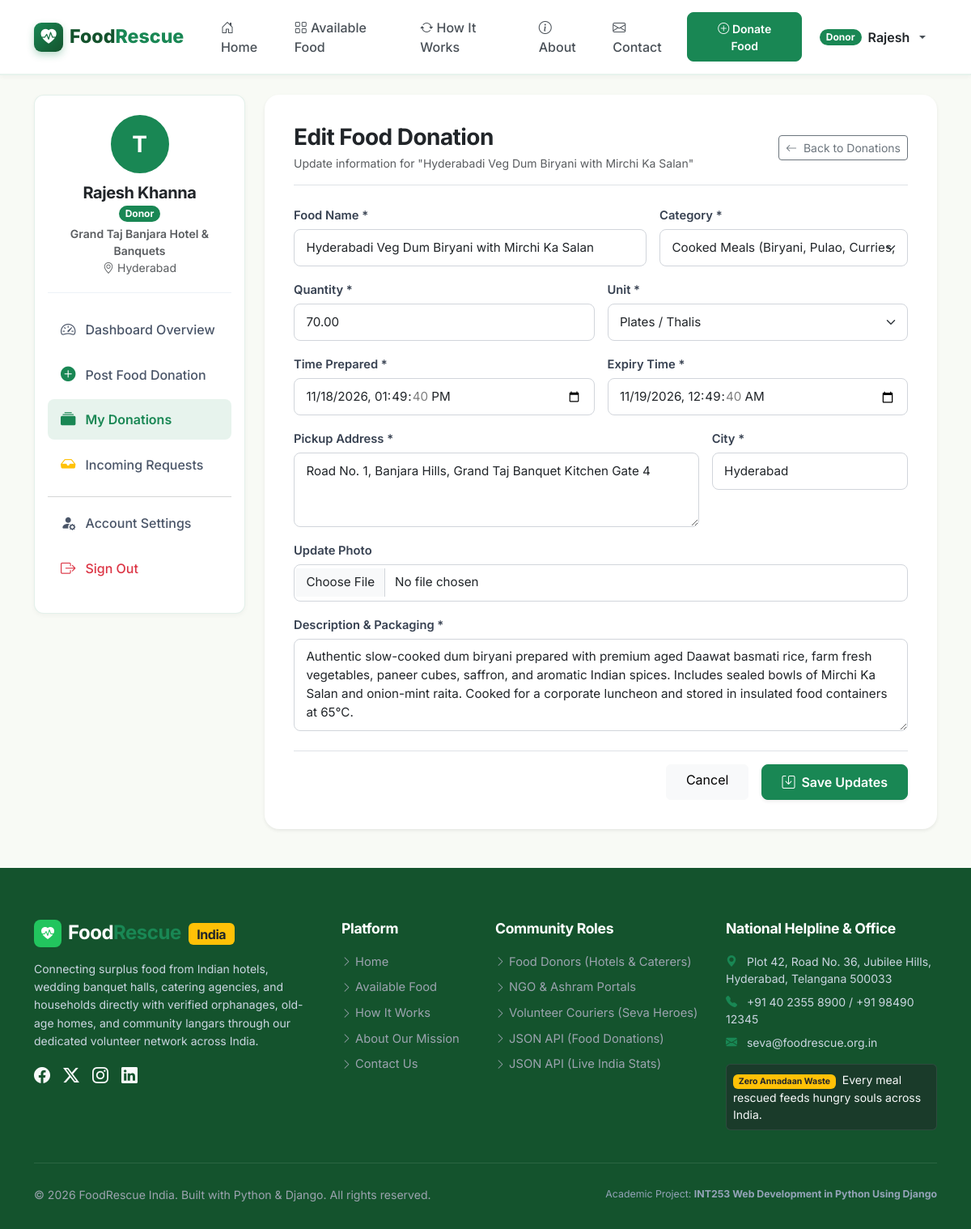
The page /donor/donations/9/edit/ (signed in) on the database its author committed.
### accounts/models.py (models this page shows, shortened)
class UserProfile(models.Model):
    ROLE_CHOICES = [
        ('Donor', 'Food Donor (Restaurant / Hotel / Banquet / Caterer)'),
        ('NGO', 'NGO / Trust / Shelter / Orphanage Receiver'),
        ('Volunteer', 'Food Rescue Volunteer (Courier / Transporter)'),
    ]
    user = models.OneToOneField(User, on_delete=models.CASCADE, related_name='profile')
    role = models.CharField(max_length=20, choices=ROLE_CHOICES, default='Donor')
    phone = models.CharField(max_length=20, blank=True, help_text="e.g., +91 98765 43210")
    organization_name = models.CharField(
        max_length=150,
        blank=True,
        help_text="Name of Restaurant, Hotel, NGO Trust, or Catering Hall"
    )
    address = models.TextField(blank=True, help_text="Plot/Flat, Street, Locality (e.g. Jubilee Hills, Road No. 10)")
    city = models.CharField(max_length=100, blank=True, default='Hyderabad')
    is_verified = models.BooleanField(
        default=False,
        help_text="Government / NGO Darpan verification status"
    )
    profile_image = models.ImageField(upload_to='profiles/', blank=True, null=True)
    created_at = models.DateTimeField(auto_now_add=True)
    updated_at = models.DateTimeField(auto_now=True)
    class Meta:
        verbose_name = 'User Profile'
        verbose_name_plural = 'User Profiles'
        ordering = ['-created_at']

### donations/models.py (models this page shows, shortened)
class Donation(models.Model):
    CATEGORY_CHOICES = [
        ('COOKED_MEALS', 'Cooked Meals (Biryani, Pulao, Curries, Rotis, Thali)'),
        ('RAW_GROCERIES', 'Raw Groceries & Pulses (Atta, Rice, Dal, Spices)'),
        ('BAKERY_BREAD', 'Bakery, Pav, Roti & Naan'),
        ('FRUITS_VEGGIES', 'Fresh Mandi Fruits & Vegetables'),
        ('DAIRY', 'Dairy & Milk (Amul Milk, Paneer, Curd, Ghee)'),
        ('PACKED_FOOD', 'Packaged & Dry Snacks (Namkeen, Biscuits, Poha)'),
        ('SWEETS_MITHAI', 'Indian Sweets & Mithai (Gulab Jamun, Ladoo, Halwa)'),
        ('OTHER', 'Other Indian Food Items'),
    ]
    UNIT_CHOICES = [
        ('plates', 'Plates / Thalis'),
        ('kg', 'Kilograms (kg)'),
        ('packets', 'Packets / Boxes'),
        ('liters', 'Liters (L)'),
        ('servings', 'Servings (Persons)'),
    ]
    STATUS_CHOICES = [
        ('AVAILABLE', 'Available for Request'),
        ('REQUESTED', 'Request Pending'),
        ('ACCEPTED', 'Accepted (Awaiting Volunteer Pickup)'),
        ('COLLECTED', 'Collected (In Transit)'),
        ('DELIVERED', 'Delivered to Shelter / NGO'),
        ('EXPIRED', 'Expired / Spoiled'),
        ('CANCELLED', 'Cancelled by Donor'),
    ]
    donor = models.ForeignKey(User, on_delete=models.CASCADE, related_name='donations')
    food_name = models.CharField(max_length=150, help_text="e.g., Hyderabadi Veg Dum Biryani, 50 Paneer Butter Masala Packets")
    slug = models.SlugField(max_length=200, unique=True, blank=True, help_text="URL friendly slug")
    category = models.CharField(max_length=50, choices=CATEGORY_CHOICES, default='COOKED_MEALS')
    description = models.TextField(help_text="Details about spices, Veg/Non-veg tag, packing condition, heating tips...")
    quantity = models.DecimalField(max_digits=8, decimal_places=2, help_text="Total portion/weight count")
    unit = models.CharField(max_length=30, choices=UNIT_CHOICES, default='plates')
    prepared_at = models.DateTimeField(help_text="Date and time when food was cooked or packed")
    expiry_at = models.DateTimeField(help_text="Best before / safe consumption deadline")
    pickup_address = models.TextField(help_text="Detailed address (e.g. Banquet Kitchen, Road No. 12, Banjara Hills)")
    city = models.CharField(max_length=100, default='Hyderabad', help_text="City (e.g. Hyderabad, Bengaluru, Mumbai, Delhi)")
    food_image = models.ImageField(upload_to='donations/', blank=True, null=True, help_text="Photo of the food containers")
    status = models.CharField(max_length=30, choices=STATUS_CHOICES, default='AVAILABLE')
    created_at = models.DateTimeField(auto_now_add=True)
    updated_at = models.DateTimeField(auto_now=True)
    class Meta:
        verbose_name = 'Food Donation'
        verbose_name_plural = 'Food Donations'
        ordering = ['-created_at']

### donations/views.py (the view)
# urls.py: path('donor/donations/<int:pk>/edit/', views.donor_edit_donation_view, name='donor_edit_donation'),
@donor_required
def donor_edit_donation_view(request, pk):
    donation = get_object_or_404(Donation, pk=pk, donor=request.user)
    if donation.status in ['COLLECTED', 'DELIVERED']:
        messages.error(request, "This donation is already in transit or delivered and cannot be edited.")
        return redirect('donations:donor_my_donations')
    if request.method == 'POST':
        form = DonationForm(request.POST, request.FILES, instance=donation)
        if form.is_valid():
            form.save()
            messages.success(request, f"Donation '{donation.food_name}' updated successfully.")
            return redirect('donations:donor_my_donations')
        else:
            messages.error(request, "Please fix the errors indicated below.")
    else:
        form = DonationForm(instance=donation)
    context = {
        'form': form,
        'donation': donation,
        'title': f"Edit Donation: {donation.food_name}",
    }
    return render(request, 'donations/donor_edit_donation.html', context)

### templates/donations/donor_edit_donation.html (shortened to what this page needs)
{% extends 'base.html' %}
{% block content %}
<div class="container dashboard-wrapper">
    <div class="row g-4">
        <div class="col-lg-3">
            {% include 'includes/dashboard_sidebar.html' with active_tab='my_donations' %}
        </div>
        <div class="col-lg-9">
            <div class="card form-card shadow-sm border-0">
                <div class="d-flex justify-content-between align-items-center mb-4 pb-3 border-bottom">
                    <div>
                        <h3 class="fw-bold text-dark mb-1">Edit Food Donation</h3>
                        <p class="text-muted small mb-0">Update information for "{{ donation.food_name }}"</p>
                    </div>
                    <a href="{% url 'donations:donor_my_donations' %}" class="btn btn-outline-secondary btn-sm">
                        <i class="bi bi-arrow-left me-1"></i> Back to Donations
                    </a>
                </div>
                <form method="POST" enctype="multipart/form-data" novalidate>
                    <div class="row g-3 mb-3">
                        <div class="col-md-7">
                            <label class="form-label" for="{{ form.food_name.id_for_label }}">Food Name *</label>
                            {{ form.food_name }}
                        </div>
                        <div class="col-md-5">
                            <label class="form-label" for="{{ form.category.id_for_label }}">Category *</label>
                            {{ form.category }}
                        </div>
                    </div>
                    <div class="row g-3 mb-3">
                        <div class="col-md-6">
                            <label class="form-label" for="{{ form.quantity.id_for_label }}">Quantity *</label>
                            {{ form.quantity }}
                        </div>
                        <div class="col-md-6">
                            <label class="form-label" for="{{ form.unit.id_for_label }}">Unit *</label>
                            {{ form.unit }}
                        </div>
                    </div>
                    <div class="row g-3 mb-3">
                        <div class="col-md-6">
                            <label class="form-label" for="{{ form.prepared_at.id_for_label }}">Time Prepared *</label>
                            {{ form.prepared_at }}
                        </div>
                        <div class="col-md-6">
                            <label class="form-label" for="{{ form.expiry_at.id_for_label }}">Expiry Time *</label>
                            {{ form.expiry_at }}
                        </div>
                    </div>
                    <div class="row g-3 mb-3">
                        <div class="col-md-8">
                            <label class="form-label" for="{{ form.pickup_address.id_for_label }}">Pickup Address *</label>
                            {{ form.pickup_address }}
                        </div>
                        <div class="col-md-4">
                            <label class="form-label" for="{{ form.city.id_for_label }}">City *</label>
                            {{ form.city }}
                        </div>
                    </div>
                    <div class="mb-3">
                        <label class="form-label" for="{{ form.food_image.id_for_label }}">Update Photo</label>
                        {{ form.food_image }}
                    </div>
                    <div class="mb-4">
                        <label class="form-label" for="{{ form.description.id_for_label }}">Description & Packaging *</label>
                        {{ form.description }}
                    </div>
                    <div class="d-flex justify-content-end gap-3 pt-3 border-top">
                        <a href="{% url 'donations:donor_my_donations' %}" class="btn btn-light px-4">Cancel</a>
                        <button type="submit" class="btn btn-primary px-4 shadow-sm">
                            <i class="bi bi-save me-1"></i> Save Updates
                        </button>
                    </div>
                </form>
            </div>
        </div>
    </div>
</div>
{% endblock %}

### templates/includes/navbar.html (shortened to what this page needs)
{% load static %}
<nav class="navbar navbar-expand-lg navbar-custom sticky-top">
    <div class="container">
        <a class="navbar-brand" href="{% url 'donations:home' %}">
            <span class="brand-icon"><i class="bi bi-heart-pulse-fill"></i></span>
            <span>Food<span class="text-success">Rescue</span></span>
        </a>
        <div class="collapse navbar-collapse" id="mainNavbar">
            <ul class="navbar-nav me-auto mb-2 mb-lg-0 ms-lg-3">
                <li class="nav-item">
                    <a class="nav-link {% if request.resolver_match.url_name == 'home' %}active{% endif %}" href="{% url 'donations:home' %}">
                        <i class="bi bi-house-door"></i> Home
                    </a>
                </li>
                <li class="nav-item">
                    <a class="nav-link {% if request.resolver_match.url_name == 'donation_list' %}active{% endif %}" href="{% url 'donations:donation_list' %}">
                        <i class="bi bi-grid"></i> Available Food
                    </a>
                </li>
                <li class="nav-item">
                    <a class="nav-link {% if request.resolver_match.url_name == 'how_it_works' %}active{% endif %}" href="{% url 'donations:how_it_works' %}">
                        <i class="bi bi-arrow-repeat"></i> How It Works
                    </a>
                </li>
                <li class="nav-item">
                    <a class="nav-link {% if request.resolver_match.url_name == 'about' %}active{% endif %}" href="{% url 'donations:about' %}">
                        <i class="bi bi-info-circle"></i> About
                    </a>
                </li>
                <li class="nav-item">
                    <a class="nav-link {% if request.resolver_match.url_name == 'contact' %}active{% endif %}" href="{% url 'donations:contact' %}">
                        <i class="bi bi-envelope"></i> Contact
                    </a>
                </li>
            </ul>
            <ul class="navbar-nav ms-auto align-items-lg-center gap-2">
                {% if user.is_authenticated %}
                    {% if is_donor %}
                        <li class="nav-item">
                            <a class="btn btn-sm btn-primary" href="{% url 'donations:donor_add_donation' %}">
                                <i class="bi bi-plus-circle"></i> Donate Food
                            </a>
                        </li>
                    {% elif is_ngo %}
                        <li class="nav-item">
                            <a class="btn btn-sm btn-accent" href="{% url 'donations:donation_list' %}">
                                <i class="bi bi-search"></i> Request Food
                            </a>
                        </li>
                    {% elif is_volunteer %}
                        <li class="nav-item">
                            <a class="btn btn-sm btn-warning text-dark" href="{% url 'requests:volunteer_deliveries' %}">
                                <i class="bi bi-bicycle"></i> Pickup Tasks
                            </a>
                        </li>
                    {% endif %}
                    <li class="nav-item dropdown">
                        <a class="nav-link dropdown-toggle d-flex align-items-center gap-2" href="#" id="userMenuDropdown" role="button" data-bs-toggle="dropdown" aria-expanded="false">
                            <span class="badge bg-success rounded-pill px-2 py-1">
                                {{ user_profile.role|default:"User" }}
                            </span>
                            <span class="fw-semibold text-dark">{{ user.first_name|default:user.username }}</span>
                        </a>
                    </li>
                {% endif %}
            </ul>
        </div>
    </div>
</nav>

### templates/includes/dashboard_sidebar.html (shortened to what this page needs)
{% load static %}
<div class="dashboard-sidebar">
    <div class="user-avatar-box">
        {% if user_profile.profile_image %}
            <img src="{{ user_profile.profile_image.url }}" alt="{{ user.username }}" class="avatar-img">
        {% else %}
            <div class="avatar-img d-inline-flex align-items-center justify-content-center bg-success text-white fs-3 fw-bold mx-auto">
                {{ user.username|slice:":1"|upper }}
            </div>
        {% endif %}
        <h5 class="mb-1 text-dark fw-bold">{{ user.get_full_name|default:user.username }}</h5>
        <div class="d-flex align-items-center justify-content-center gap-1 mb-1">
            <span class="badge
                {% if is_donor %}bg-success
                {% elif is_ngo %}bg-primary
                {% elif is_volunteer %}bg-warning text-dark
                {% else %}bg-secondary{% endif %} rounded-pill px-2.5 py-1">
                {{ user_profile.role|default:"Platform Member" }}
            </span>
        </div>
        {% if user_profile.organization_name %}
            <div class="small text-muted fw-semibold">{{ user_profile.organization_name }}</div>
        {% endif %}
        <div class="small text-muted"><i class="bi bi-geo-alt"></i> {{ user_profile.city|default:"Central City" }}</div>
    </div>
    <nav class="nav flex-column">
        {% if is_donor %}
            <a href="{% url 'donations:donor_dashboard' %}" class="sidebar-nav-link {% if active_tab == 'dashboard' %}active{% endif %}">
                <i class="bi bi-speedometer2"></i> Dashboard Overview
            </a>
            <a href="{% url 'donations:donor_add_donation' %}" class="sidebar-nav-link {% if active_tab == 'add_donation' %}active{% endif %}">
                <i class="bi bi-plus-circle-fill text-success"></i> Post Food Donation
            </a>
            <a href="{% url 'donations:donor_my_donations' %}" class="sidebar-nav-link {% if active_tab == 'my_donations' %}active{% endif %}">
                <i class="bi bi-collection-fill"></i> My Donations
            </a>
            <a href="{% url 'requests:donor_incoming_requests' %}" class="sidebar-nav-link {% if active_tab == 'incoming_requests' %}active{% endif %}">
                <i class="bi bi-inbox-fill text-warning"></i> Incoming Requests
            </a>
        {% endif %}
        <hr class="my-2 text-muted">
        <a href="{% url 'accounts:profile' %}" class="sidebar-nav-link {% if active_tab == 'profile' %}active{% endif %}">
            <i class="bi bi-person-fill-gear"></i> Account Settings
        </a>
        <a href="{% url 'accounts:logout' %}" class="sidebar-nav-link text-danger">
            <i class="bi bi-box-arrow-right"></i> Sign Out
        </a>
    </nav>
</div>

### rows shown on the page
UserProfile: role "Donor", organization_name "Grand Taj Banjara Hotel & Banquets", city "Hyderabad"
Donation: food_name "Hyderabadi Veg Dum Biryani with Mirchi Ka Salan", category "Cooked Meals (Biryani, Pulao, Curries, Rotis, Thali)", quantity "70.00", unit "Plates / Thalis", prepared_at "11/18/2026 13:49:40", expiry_at "11/19/2026 00:49:40", pickup_address "Road No. 1, Banjara Hills, Grand Taj Banquet Kitchen Gate 4", city "Hyderabad", description "Authentic slow-cooked dum biryani prepared with premium aged Daawat basmati rice, farm fresh vegetables, paneer cubes, saffron, and aromatic Indian spices. Includes sealed bowls of Mirchi Ka Salan and onion-mint raita. Cooked for a corporate luncheon and stored in insulated food containers at 65°C."

### other values the page prints
{{ user.first_name|default:user.username }} "Rajesh"
{{ user.username|slice:":1"|upper }} "T"
{{ user.get_full_name|default:user.username }} "Rajesh Khanna"
